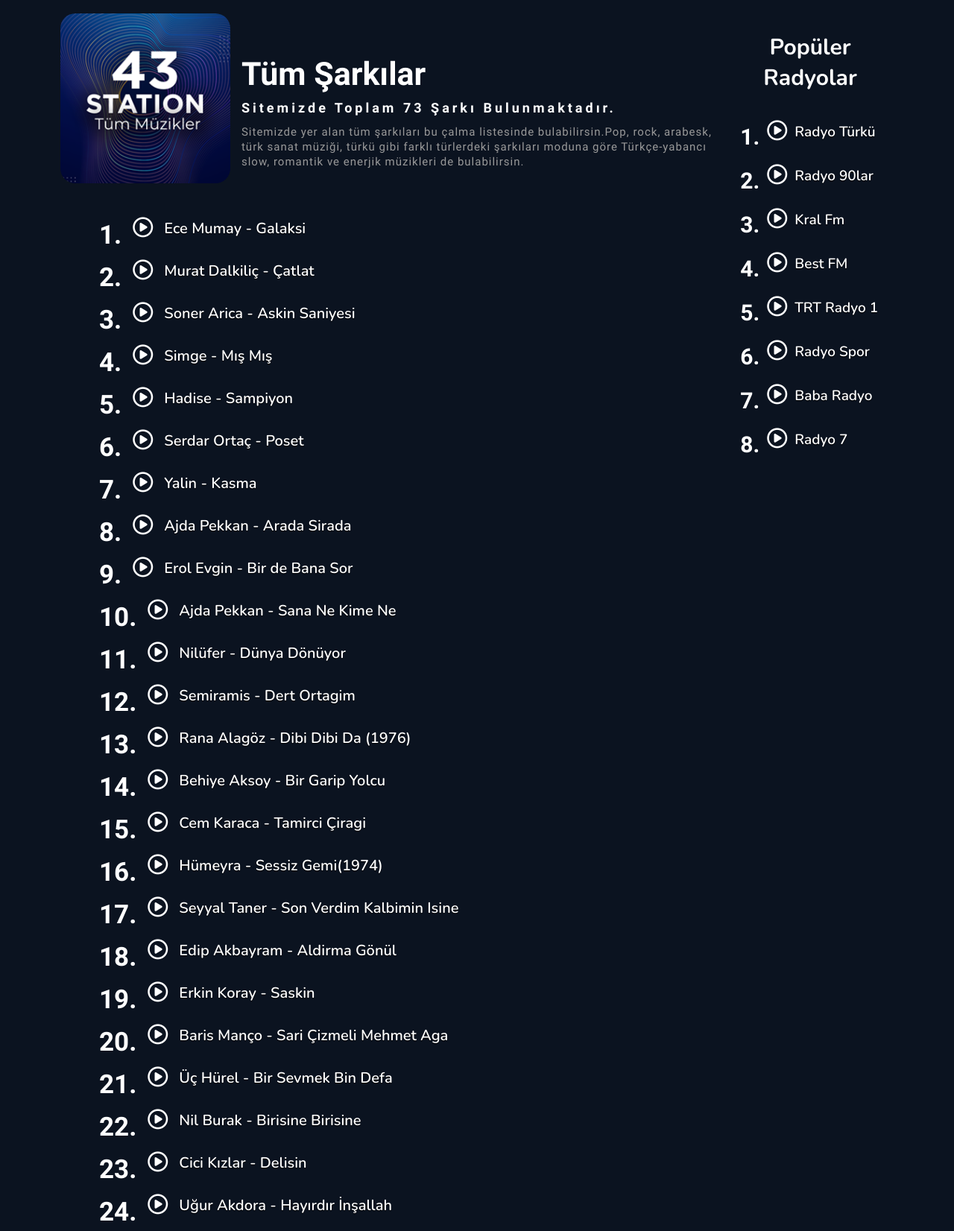
Page /tummuzikler.php (upper part) on the committed database.
### tables this page shows
CREATE TABLE IF NOT EXISTS `radyolar` (
  `id` int(11) NOT NULL AUTO_INCREMENT,
  `adi` varchar(50) NOT NULL,
  `url` varchar(100) NOT NULL,
  PRIMARY KEY (`id`)
);

CREATE TABLE IF NOT EXISTS `muzikler` (
  `id` int(11) NOT NULL AUTO_INCREMENT,
  `adi` varchar(50) NOT NULL,
  `sanatci` varchar(50) NOT NULL,
  `url` varchar(200) NOT NULL,
  `kategori` int(11) DEFAULT NULL,
  PRIMARY KEY (`id`)
);

### tummuzikler.php (the view)
<?php
require_once './ana.php';
?>
<section id="tumradyolar">
            <div id="radyogorsel">
               <img src="img/tumsarkilar.png" class="imgradyo">
            </div>
            <div id="ayrintilar">
                <h1>Tüm Şarkılar</h1>
                <h2>Sitemizde Toplam <?php echo $conn->query("Select COUNT(adi) FROM muzikler")->fetchColumn(); ?> Şarkı Bulunmaktadır.</h2>
                <p>Sitemizde yer alan tüm şarkıları bu çalma listesinde bulabilirsin.Pop, rock, arabesk, türk sanat müziği, türkü gibi farklı türlerdeki şarkıları moduna göre Türkçe-yabancı slow, romantik ve enerjik müzikleri de bulabilirsin.</p>
            </div>
            <div id="populer">
                <h1>Popüler Radyolar</h1>
                 <table id="muzikler">
                      <?php
                        $sira = 1;
                        $radyom = $conn->query("SELECT * FROM radyolar ORDER BY rand() LIMIT 8")->fetchAll();
                        foreach ($radyom as $radyo) {
                            echo "<tr>";
                            echo "<td onclick='parent.ust.listem(this)' data-name='". $radyo['adi'] ."' data-src='". $radyo['url']. "'>";
                            echo "<div class='muzikz'>";
                            echo "<h1>". $sira.".". "</h1>";
                            echo "<i class='fa-regular fa-circle-play ikonmzk'></i>";
                            echo "<h3>". $radyo['adi']. "</h3>";
                            echo "</div>";
                            echo "</td>";
                            echo "</tr>";
                            $sira++;
                    }
                    ?>
               </table>
            </div>
            <div id="tablolar">
               <table id="radyotablosu">
                      <?php
                        $sira = 1;
                        $muzikler = $conn->query("SELECT * FROM muzikler")->fetchAll();
                        foreach ($muzikler as $muzik) {
                            echo "<tr>";
                            echo "<td onclick='parent.ust.listem(this)' data-name='". $muzik['sanatci']. " - " .$muzik['adi'] ."'data-src=https://docs.google.com/uc?export=open&id=". $muzik['url'] .">";
                            echo "<div class='tutucu'>";
                            echo "<h1>". $sira.".". "</h1>";
                            echo "<i class='fa-regular fa-circle-play ikonlar'></i>";
                            echo "<h3>". $muzik['sanatci']. " - " .$muzik['adi']. "</h3>";
                            echo "</div>";
                            echo "</td>";
                            echo "</tr>";
                            $sira++;
                    }
                    ?>
               </table>
            </div>
</section>
<?php
require_once './son.php';
?>

### css/style.css (style rules this page uses)
* { box-sizing: border-box; }
body { margin-bottom: 55px; background-color: #0b1320; font-family: 'Nunito', sans-serif; }
h3 { font-size: 50px; color: white; text-shadow: 0px 1px 1px black; font-weight: 600; }
#tumradyolar { width:90%; height: 100%; margin: auto; display: flex; padding: 10px; column-gap: 15px; }
#radyogorsel { border-radius: 20px; margin-bottom: 20px; height: 240px; width: 240px; }
#populer { border-radius: 10px; margin-bottom: 20px; height: 800px; width: 20%; }
.imgradyo { border-radius: 20px; width: 100% }
#ayrintilar { height: 240px; width: 60%; border-radius: 10px; line-height:3px; font-family: 'Baloo Tammudu 2', sans-serif; }
#ayrintilar h1 { color: white; font-size: 43px; margin-top: 80px; }
#ayrintilar p { color: #999; letter-spacing: 1px; font-size: 15px; line-height:20px; }
#ayrintilar h2 { color: white; letter-spacing: 4px; font-size: 18px; line-height:15px; }
#populer h1 { color: white; font-size: 30px; text-align: center; }
#tablolar { border-radius: 20px; height: 50%; width: 66.7%; position: absolute; top: 280px; left: 100px; }
.tutucu { height: 50px; width: 1100px; display: flex; line-height: 1px; margin-top: 3px; column-gap: 15px; }
.ikonlar { color: white; font-size: 27px; margin-top: 6px; }
.tutucu h1 { font-size: 35px; color: white; font-family: 'Baloo Tammudu 2', sans-serif; margin-left: 30px; line-height: 1px; text-align: center; }
.tutucu h3 { color: white; font-family: 'Nunito', sans-serif; font-size: 20px; }
.muzikz { height: 50px; width: 345px; margin-top: 5px; margin-left: 5px; display: flex; column-gap: 10px; }
.muzikz h3 { color: white; font-family: 'Nunito', sans-serif; font-size: 19px; line-height: 1px; }
.muzikz h1 { font-size: 5px; color: white; font-family: 'Baloo Tammudu 2', sans-serif; margin-left: 10px; line-height: 2px; }
.ikonmzk { color: white; font-size: 27px; margin-top: 4px; }

### rows in the picture
radyolar: adi "Radyo Türkü"
radyolar: adi "Radyo 90lar"
radyolar: adi "Kral Fm"
radyolar: adi "Best FM"
radyolar: adi "TRT Radyo 1"
radyolar: adi "Radyo Spor"
radyolar: adi "Baba Radyo"
radyolar: adi "Radyo 7"
muzikler: sanatci "Ece Mumay", adi "Galaksi"
muzikler: sanatci "Murat Dalkiliç", adi "Çatlat"
muzikler: sanatci "Soner Arica", adi "Askin Saniyesi"
muzikler: sanatci "Simge", adi "Mış Mış"
muzikler: sanatci "Hadise", adi "Sampiyon"
muzikler: sanatci "Serdar Ortaç", adi "Poset"
muzikler: sanatci "Yalin", adi "Kasma"
muzikler: sanatci "Ajda Pekkan", adi "Arada Sirada"
muzikler: sanatci "Erol Evgin", adi "Bir de Bana Sor"
muzikler: sanatci "Ajda Pekkan", adi "Sana Ne Kime Ne"
muzikler: sanatci "Nilüfer", adi "Dünya Dönüyor"
muzikler: sanatci "Semiramis", adi "Dert Ortagim"
muzikler: sanatci "Rana Alagöz", adi "Dibi Dibi Da (1976)"
muzikler: sanatci "Behiye Aksoy", adi "Bir Garip Yolcu"
muzikler: sanatci "Cem Karaca", adi "Tamirci Çiragi"
muzikler: sanatci "Hümeyra", adi "Sessiz Gemi(1974)"
muzikler: sanatci "Seyyal Taner", adi "Son Verdim Kalbimin Isine"
muzikler: sanatci "Edip Akbayram", adi "Aldirma Gönül"
muzikler: sanatci "Erkin Koray", adi "Saskin"
muzikler: sanatci "Baris Manço", adi "Sari Çizmeli Mehmet Aga"
muzikler: sanatci "Üç Hürel", adi "Bir Sevmek Bin Defa"
muzikler: sanatci "Nil Burak", adi "Birisine Birisine"
muzikler: sanatci "Cici Kızlar", adi "Delisin"
muzikler: sanatci "Uğur Akdora", adi "Hayırdır İnşallah"

### other values in the picture
$conn->query("Select COUNT(adi) FROM muzikler")->fetchColumn() "73"
